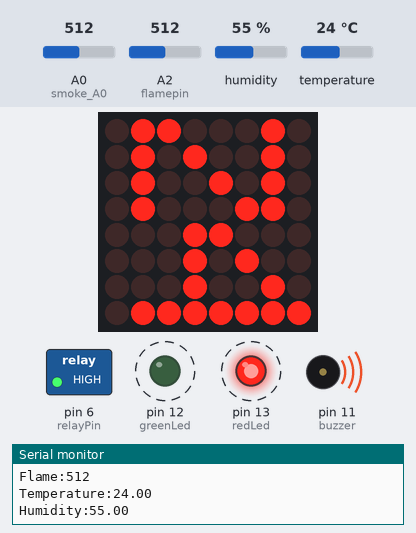
The sketch below on a simulated Arduino Uno, built with avr-gcc and run on an emulated ATmega328P. Shown: 8×8 LED matrix, switched loads named in the sketch (green lamp = pin HIGH), output pins drawn as LEDs (lit = HIGH), buzzer (waves = sounding, pin HIGH), the last lines printed to the serial monitor. Dashed ring = blinking. The test bench sets the inputs (shaded band); at power-on: temperature 24 °C, A0 (smoke_A0) = 512, A2 (flamepin) = 512, humidity 55 %.

Above: at 2.8 s.
2.9 s: temperature set to 12 °C
At 6.9 s:
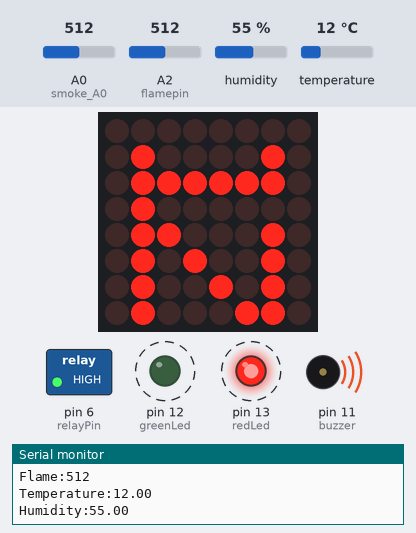
8.9 s: temperature set to 19 °C
At 12.9 s:
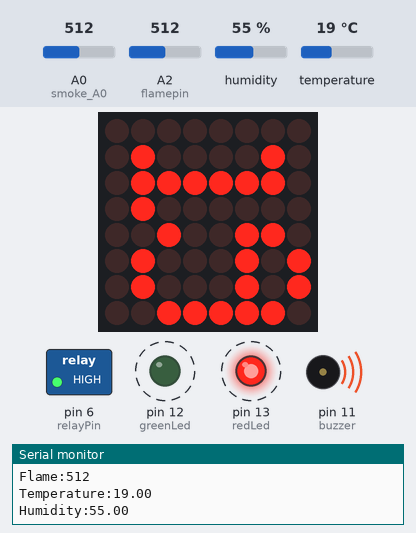
14.9 s: temperature set to 28 °C
At 18.6 s:
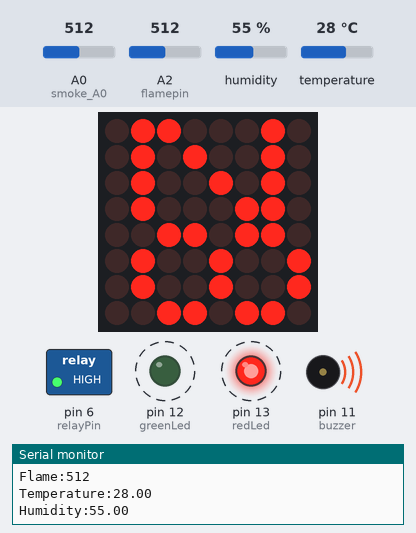
20.9 s: temperature set to 33 °C
At 24.8 s:
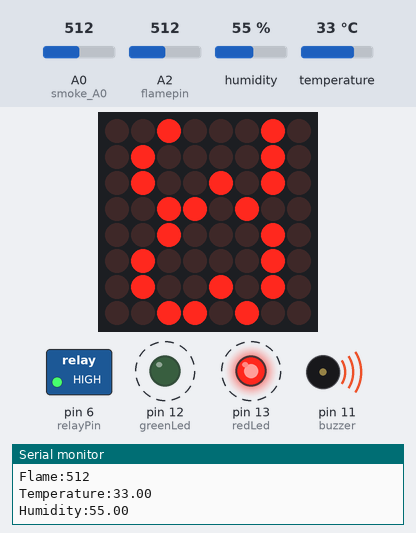
26.9 s: temperature set to 41 °C
At 31.1 s:
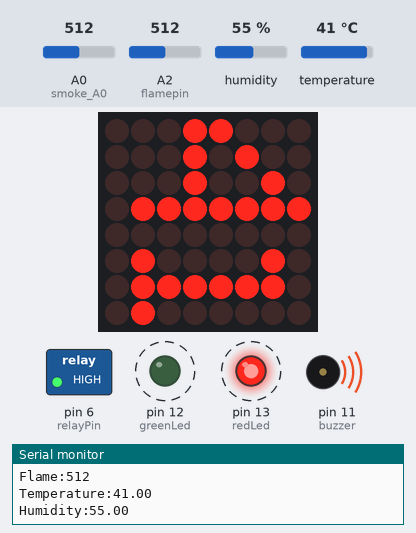
32.9 s: temperature set to 3 °C
At 37.3 s:
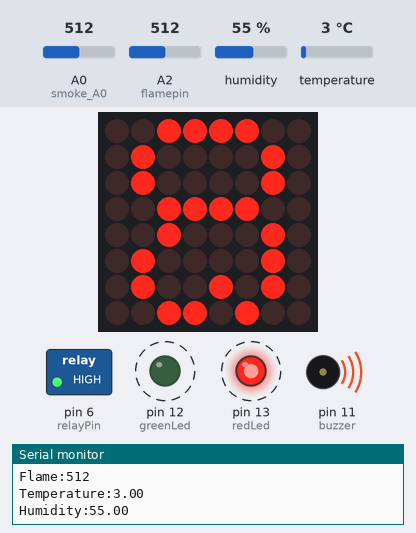
Timing chart, 0 to 39.9 s (numbered marks = the images above; inputs shaded):
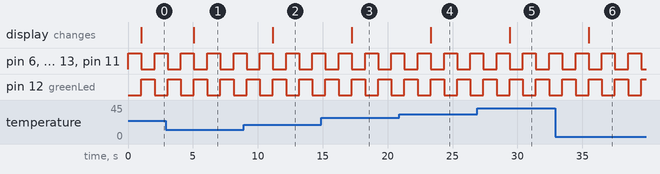

Measured:
- after the input at 2.9 s, the display: changes after 2.2 s (image 1)
- after the input at 8.9 s, the display: changes after 2.3 s (image 2)
- after the input at 14.9 s, the display: changes after 2.3 s (image 3)
- after the input at 20.9 s, the display: changes after 2.4 s (image 4)
- after the input at 26.9 s, the display: changes after 2.5 s (image 5)
- after the input at 32.9 s, the display: changes after 2.6 s (image 6)
- by itself, pin 6 (relayPin), pin 12 (greenLed), pin 13 (redLed), pin 11 (buzzer): alternates HIGH for 1.0 s and LOW for 1.0 s

The sketch:

flame_smoke_detector.ino
```cpp
#include <DHT.h> //library for temperature and humidity sensor(DHT11 sensor)
#include <LedControl.h>//library for led 8*8 matrix


#define DHTPIN 2 // Define the pin to which the sensor is connected
#define DHTTYPE DHT11 // Change this to DHT11 if you're using that sensor

DHT dht(DHTPIN,DHTTYPE); //function definiton

// Define the pins for the MAX7219 module
#define DIN_PIN 9  // Data in
#define CS_PIN 10   // Chip select
#define CLK_PIN 8  // Clock

// Create an instance of the LedControl library
LedControl lc = LedControl(DIN_PIN, CLK_PIN, CS_PIN, 1);

byte zero[]   = {B00111100, B01000010, B01000010, B00111100};
byte one[]    = {B00000000, B01000010, B01111110, B01000000};
byte two[]    = {B01100010, B01010010, B01001010, B01000110};
byte three[]  = {B00100010, B01000010, B01001010, B00110100};
byte four[]   = {B00011000, B00010100, B00010010, B01111111};
byte five[]   = {B00100111, B01000101, B01000101, B00111001};
byte six[]    = {B00111100, B01001010, B01001010, B00110000};
byte seven[]  = {B00000011, B01100001, B00010001, B00001111};
byte eight[]  = {B00110110, B01001001, B01001001, B00110110};
byte nine[]   = {B00100110, B01000101, B01000101, B00111110};


//pins for led,buzzer
const int redLed = 13;
const int greenLed = 12                   ;
const int buzzer = 11;

//pins for smoke,flame sensors
const int smoke_A0 = A0;
const int flamepin=A2;

const int MQ2threshold =100;//  threshold value for MQ2
const int flamethreshold = 100;//  threshold value for flame sensor

const int relayPin = 6; // Pin connected to the relay control


void setup() {
  pinMode(redLed, OUTPUT);
  pinMode(greenLed, OUTPUT);
  pinMode(buzzer, OUTPUT);
  pinMode(relayPin,OUTPUT);

  pinMode(smoke_A0, INPUT);
  pinMode(flamepin, INPUT);

  Serial.begin(9600);
  dht.begin();

  // Initialize the MAX7219 module
  lc.shutdown(0, false);  // Wake up the MAX7219
  lc.setIntensity(0, 7); // Set the brightness (0-15)
  lc.clearDisplay(0);     // Clear the display
}

void loop() {
   //Wait a few seconds between measurements
   //delay(2000);


  int smoke_sensor_value = analogRead(smoke_A0);
  int flame_sensor_value =analogRead(flamepin);


  // Read humidity and temperature from the sensor
  float humidity = dht.readHumidity();
  float temperature = dht.readTemperature();

  // Print the sensor data to the serial monitor
  Serial.print("Smoke:");
  Serial.println(smoke_sensor_value);

  Serial.print("Flame:");
  Serial.println(flame_sensor_value);

  Serial.print("Temperature:");
  Serial.println(temperature);

  Serial.print("Humidity:");
  Serial.println(humidity);


//function calls for checking sensor values with threshold
 check_smoke(smoke_sensor_value);
  check_flame(flame_sensor_value);


  if (!isnan(temperature))
       // Display temperature on the LED matrix
    displayTemperature(temperature);
  delay(1000);


}
//function to check smoke sensor
void check_smoke(int smoke)
{
  // Checks if it has reached the threshold value
if (smoke > MQ2threshold)
  {
    digitalWrite(relayPin,HIGH);
    digitalWrite(redLed, HIGH);
    digitalWrite(greenLed, LOW);
    digitalWrite(buzzer,HIGH);
    delay(1000);

  }
  else
  {
    digitalWrite(redLed, LOW);
    digitalWrite(greenLed, HIGH);
    digitalWrite(buzzer,LOW);
    digitalWrite(relayPin,LOW);
  }
}
//function to check flame sensor
void check_flame(int flame)
{
if (flame<flamethreshold)
  { // compares reading from flame sensor with the threshold value
    digitalWrite(redLed,HIGH);
    digitalWrite(greenLed, LOW);
    digitalWrite(buzzer,HIGH);
    digitalWrite(relayPin,HIGH);
    delay(1000);

  }
  else
  {
    digitalWrite(redLed, LOW);
    digitalWrite(greenLed, HIGH);
    digitalWrite(buzzer,LOW);
    digitalWrite(relayPin,LOW);
    //delay(1000);
  }
}

// Function to display a temperature on the LED matrix
void displayTemperature(float temp) {
  int tempInt = int(temp);  // Extract the integer part of the temperature
  int tensDigit = tempInt / 10;
  int onesDigit = tempInt % 10;
  switch (tensDigit) {
    case 0: for (int c=0;c<4;c++) { lc.setRow(0,c,zero[c]);} break;
    case 1: for (int c=0;c<4;c++) { lc.setRow(0,c,one[c]);} break;
    case 2: for (int c=0;c<4;c++) { lc.setRow(0,c,two[c]);} break;
    case 3: for (int c=0;c<4;c++) { lc.setRow(0,c,three[c]);} break;
    case 4: for (int c=0;c<4;c++) { lc.setRow(0,c,four[c]);} break;
    case 5: for (int c=0;c<4;c++) { lc.setRow(0,c,five[c]);} break;
    case 6: for (int c=0;c<4;c++) { lc.setRow(0,c,six[c]);} break;
    case 7: for (int c=0;c<4;c++) { lc.setRow(0,c,seven[c]);} break;
    case 8: for (int c=0;c<4;c++) { lc.setRow(0,c,eight[c]);} break;
    case 9: for (int c=0;c<4;c++) { lc.setRow(0,c,nine[c]);} break;
  }
  int k=0;
  switch (onesDigit) {
    case 0: for (int c=4;c<8;c++) { lc.setRow(0,c,zero[k]); k=k+1;} break;
    case 1: for (int c=4;c<8;c++) { lc.setRow(0,c,one[k]); k=k+1;} break;
    case 2: for (int c=4;c<8;c++) { lc.setRow(0,c,two[k]); k=k+1;} break;
    case 3: for (int c=4;c<8;c++) { lc.setRow(0,c,three[k]); k=k+1;} break;
    case 4: for (int c=4;c<8;c++) { lc.setRow(0,c,four[k]); k=k+1;} break;
    case 5: for (int c=4;c<8;c++) { lc.setRow(0,c,five[k]); k=k+1;} break;
    case 6: for (int c=4;c<8;c++) { lc.setRow(0,c,six[k]); k=k+1;} break;
    case 7: for (int c=4;c<8;c++) { lc.setRow(0,c,seven[k]); k=k+1;} break;
    case 8: for (int c=4;c<8;c++) { lc.setRow(0,c,eight[k]); k=k+1;} break;
    case 9: for (int c=4;c<8;c++) { lc.setRow(0,c,nine[k]); k=k+1;} break;
  }
}
```
